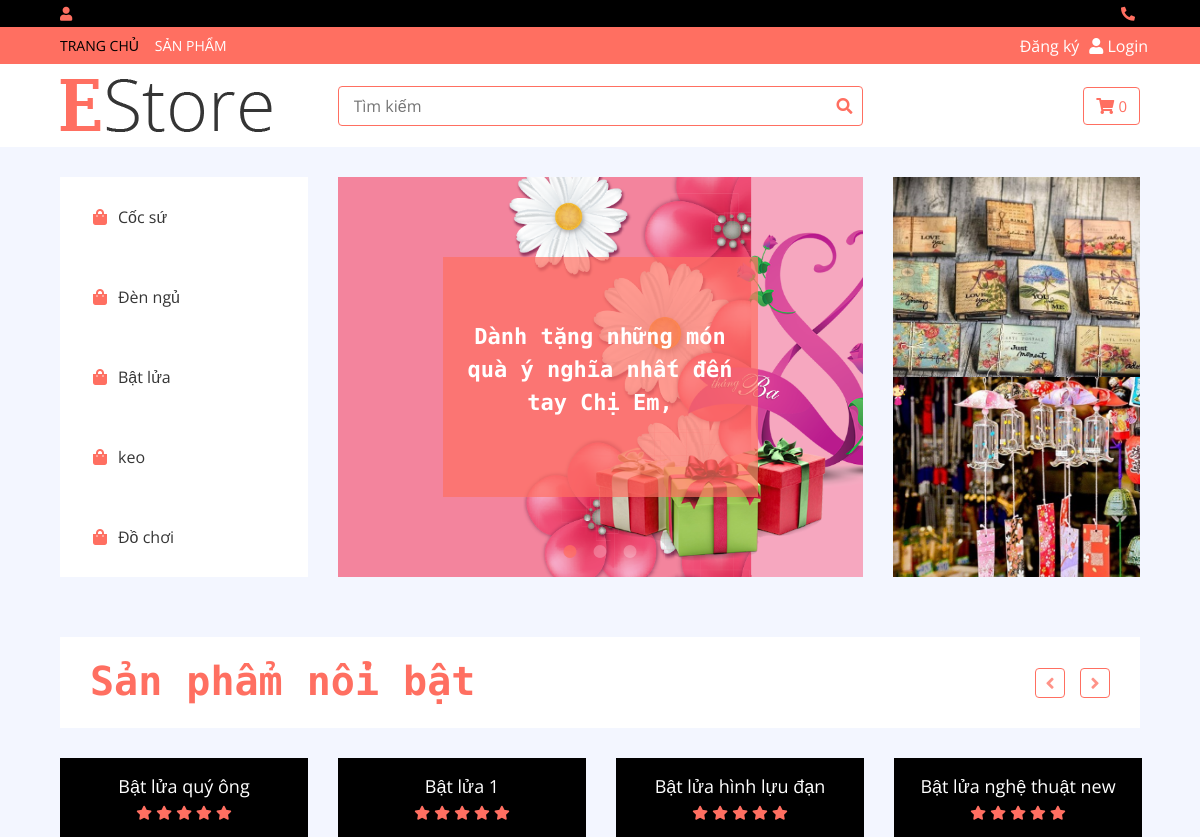
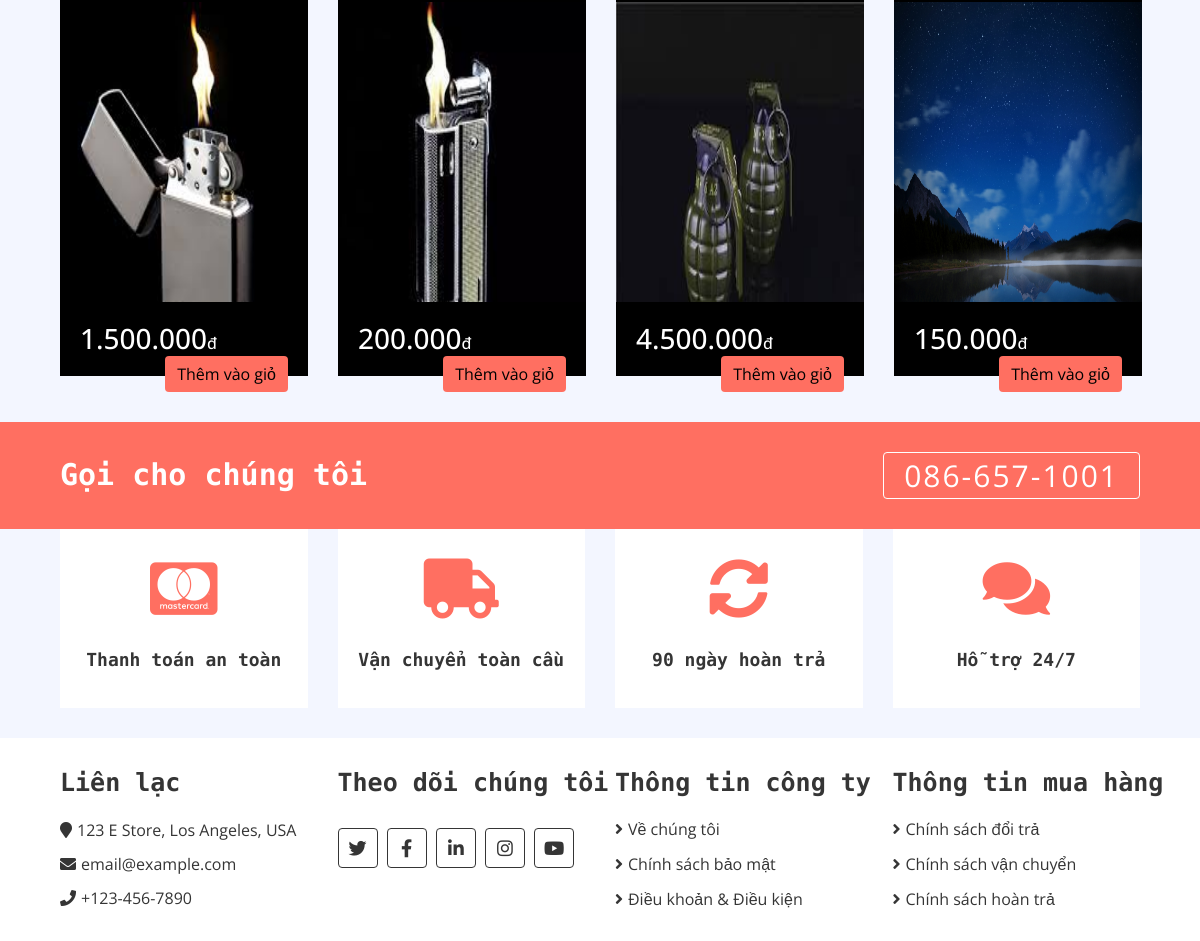
The page / on the database its author committed (2 pictures, top to bottom).
### tables this page shows
CREATE TABLE `loaisanpham` (
  `maLoai` int(11) NOT NULL,
  `tenLoai` varchar(100) NOT NULL
);

CREATE TABLE `sanpham` (
  `maSP` bigint(11) NOT NULL,
  `tenSP` varchar(100) NOT NULL,
  `image` varchar(100) NOT NULL,
  `giaBan` double NOT NULL,
  `quantity` int(11) DEFAULT NULL,
  `dvt` varchar(500) DEFAULT NULL,
  `maLoai` int(11) NOT NULL,
  `soldcount` int(11) DEFAULT NULL
);

### lib/session.php (called while the page is built, shortened)
<?php
class Session
{
   public static function get($key)
   {
      if (isset($_SESSION[$key])) {
         return $_SESSION[$key];
      } else {
         return false;
      }
   }
}

### classes/cart.php (called while the page is built, shortened)
<?php
$filepath = realpath(dirname(__FILE__));
include_once($filepath . '/../lib/database.php');
include_once($filepath . '/../lib/session.php');
include_once($filepath . '/../classes/sanpham.php');
?>
<?php
class cart
{
    private $db;
    public function __construct()
    {
        $this->db = new Database();
    }
    public function getTotalQtyByUserId()
    {
        $userId = Session::get('userId');
        $query = "SELECT SUM(quantity) as total FROM cart WHERE userId = '$userId' ";
        $mysqli_result = $this->db->select($query);
        if ($mysqli_result) {
            $result = mysqli_fetch_all($this->db->select($query), MYSQLI_ASSOC)[0];
            return $result;
        }
        return false;
    }
}
?>

### lib/database.php (called while the page is built, shortened)
<?php
Class Database{
   public $host   = "localhost";
   public $user   = "root";
   public $pass   = "";
   public $dbname = "Shopluuniem";
   public $link;
private function connectDB(){
   $this->link = new mysqli($this->host, $this->user, $this->pass,
    $this->dbname);
 }
public function select($query){
  $result = $this->link->query($query) or
   die($this->link->error.__LINE__);
  if($result->num_rows > 0){
    return $result;
  } else {
    return false;
  }
 }
}

### classes/loaisanpham.php (called while the page is built, shortened)
<?php
$filepath = realpath(dirname(__FILE__));
include_once($filepath . '/../lib/database.php');
include_once($filepath . '/../helpers/format.php');
?>
<?php
class loaisanpham
{
	private $db;
	public function __construct()
	{
		$this->db = new Database();
	}
	public function show_loaisanpham()
	{
		$query = "SELECT * FROM `loaisanpham`";
		$result = $this->db->select($query);
		return $result;
	}
}
?>

### classes/sanpham.php (called while the page is built, shortened)
<?php
$filepath = realpath(dirname(__FILE__));
include_once($filepath . '/../lib/database.php');
include_once($filepath . '/../helpers/format.php');
?>
<?php
class sanpham
{
	private $db;
	public function __construct()
	{
		$this->db = new Database();
	}
	public function Get_ProductNoibat()
	{
		$query = "SELECT * FROM sanpham LIMIT 5";
		$result = $this->db->select($query);
		return $result;
	}
}
?>

### helpers/format.php (called while the page is built, shortened)
<?php
class Format{
   public function format_currency($n=0){
    $n=(string)$n;
    $n=strrev($n);
    $res = '';
    for ($i=0; $i < strlen($n); $i++) {
        if ($i%3==0 && $i!=0) {
            $res.='.';
        }
        $res.=$n[$i];
    }
    $res=strrev($res);
    return $res;
    }
   }
?>

### index.php (the view, shortened to what this page needs)
<?php
   include "inc/header.php";
   ?>
<div class="header">
    <div class="container-fluid">
        <div class="row">
            <div class="col-md-3">
                <nav class="navbar bg-light">
                    <?php
                       $show = $loaisanpham->show_loaisanpham();
                       if ($show) {
                           while ($result = $show->fetch_assoc()) {
                       ?>
                            <ul class="navbar-nav">
                                <li class="nav-item"><a class="nav-link" href="product.php?maLoai=<?php echo $result['maLoai'] ?>,&tenLoai=<?php echo $result['tenLoai'] ?>"><i class="fa fa-shopping-bag"></i><?php echo $result['tenLoai']; ?></a></li>
                            </ul>
                    <?php
                           }
                       }
                       ?>
            </div>
            <div class="col-md-6">
                <div class="header-slider normal-slider">
                    <div class="header-slider-item">
                        <img height="400px" src="./admin/uploads/quoctephunu.png" alt="Slider Image" />
                        <div class="header-slider-caption">
                            <p>Dành tặng những món quà ý nghĩa nhất đến tay Chị Em,</p>
                        </div>
                    </div>
                </div>
            </div>
            <div class="col-md-3">
                <div class="header-img">
                    <div class="img-item">
                        <img src="./admin/uploads/img-doluuniem.jpg" />
                    </div>
                    <div class="img-item">
                        <img src="./admin/uploads/img-doluuniem2.png" />
                    </div>
                </div>
            </div>
        </div>
    </div>
</div>
           <div class="featured-product product">
           <div class="container-fluid">
               <div class="section-header">
                   <h1>Sản phẩm nổi bật</h1>
               </div>
               <div class="row align-items-center product-slider product-slider-4">
               <?php
               $get_ProductbyNoibat = $sanpham->Get_ProductNoibat();
               if ($get_ProductbyNoibat) {
                   while ($result = $get_ProductbyNoibat->fetch_assoc()) {
               ?>
                   <div class="col-lg-3">
                       <div class="product-item">
                           <div class="product-title">
                           <a href="details.php?tenSP=<?php echo $result['tenSP'] ?>"><?php echo $result['tenSP'] ?></a>
                               <div class="ratting">
                                   <i class="fa fa-star"></i>
                                   <i class="fa fa-star"></i>
                                   <i class="fa fa-star"></i>
                                   <i class="fa fa-star"></i>
                                   <i class="fa fa-star"></i>
                               </div>
                           </div>
                           <div class="product-image">
                               <a href="product-detail.html">
                               <img src="admin/uploads/<?php echo $result['image'] ?>" alt="Product Image">
                               </a>
                           </div>
                           <div class="product-price">
                           <h3><?php echo   $fm->format_currency($result['giaBan']) ?><span>đ</span></h3>
                                <a class="btn" href="add_cart.php?maSP=<?= $result['maSP'] ?>">Thêm vào giỏ</a>
                           </div>
                       </div>
                   </div>
                   <?php
                   }
               }
                   ?>
               </div>
           </div>
       </div>
        <div class="call-to-action">
           <div class="container-fluid">
               <div class="row align-items-center">
                   <div class="col-md-6">
                       <h1>Gọi cho chúng tôi</h1>
                   </div>
                   <div class="col-md-6">
                       <a href="">086-657-1001</a>
                   </div>
               </div>
           </div>
       </div>
<div class="feature">
    <div class="container-fluid">
        <div class="row align-items-center">
            <div class="col-lg-3 col-md-6 feature-col">
                <div class="feature-content">
                    <i class="fab fa-cc-mastercard"></i>
                    <h2>Thanh toán an toàn</h2>
                </div>
            </div>
            <div class="col-lg-3 col-md-6 feature-col">
                <div class="feature-content">
                    <i class="fa fa-truck"></i>
                    <h2>Vận chuyển toàn cầu</h2>
                </div>
            </div>
            <div class="col-lg-3 col-md-6 feature-col">
                <div class="feature-content">
                    <i class="fa fa-sync-alt"></i>
                    <h2>90 ngày hoàn trả</h2>
                </div>
            </div>
            <div class="col-lg-3 col-md-6 feature-col">
                <div class="feature-content">
                    <i class="fa fa-comments"></i>
                    <h2>Hỗ trợ 24/7</h2>
                </div>
            </div>
        </div>
    </div>
</div>
<?php
   include "inc/footer.php";
   ?>

### inc/header.php (shortened to what this page needs)
<?php
include 'lib/session.php';
include_once("lib/database.php");
include_once("helpers/format.php");
$fm = new format();
$loaisanpham = new loaisanpham();
$sanpham = new sanpham();
$ct = new cart();
$totalQty = $ct->getTotalQtyByUserId();
?>
<!DOCTYPE html>
<html lang="en">
<head>
    <link href="https://stackpath.bootstrapcdn.com/bootstrap/4.4.1/css/bootstrap.min.css" rel="stylesheet">
    <link href="https://cdnjs.cloudflare.com/ajax/libs/font-awesome/5.10.0/css/all.min.css" rel="stylesheet">
    <link href="lib/slick/slick.css" rel="stylesheet">
    <link href="lib/slick/slick-theme.css" rel="stylesheet">
    <link href="css/style.css" rel="stylesheet">
</head>
<body>
    <div class="top-bar">
        <div class="container-fluid">
            <div class="row">
                <div class="col-sm-6">
                    <i class="fa fa-user"></i>
                </div>
                <div class="col-sm-6">
                    <i class="fa fa-phone-alt"></i>
                </div>
            </div>
        </div>
    </div>
    <div class="nav">
        <div class="container-fluid">
            <nav class="navbar navbar-expand-md bg-dark navbar-dark">
                <div class="collapse navbar-collapse justify-content-between" id="navbarCollapse">
                    <div class="navbar-nav mr-auto">
                        <a href="./index.php" class="nav-item nav-link active">Trang chủ</a>
                        <a href="./product.php" class="nav-item nav-link">Sản phẩm</a>
                    </div>
                    <?php
                    $check = Session::get('customer_login');
                    if ($check == false) {
                    ?>
                        <div class="header__top__right__social">
                            <a class="a-nav dk" href="register.php"><i></i> Đăng ký</a>
                        </div><?php
                            }
                                ?>
                    <div class="header__top__right__auth">
                        <?php
                        $check = Session::get('customer_login');
                        if ($check == false) {
                            echo '<a class="a-nav" href="login.php"><i class="fa fa-user"></i> Login</a>';
                        } else {
                            echo '<a class="a-nav" href="logout.php"><i class="fa fa-user"></i>Logout</a></div>';
                        }
                        ?>
                    </div>
            </nav>
        </div>
    </div>
    <div class="bottom-bar">
        <div class="container-fluid">
            <div class="row align-items-center">
                <div class="col-md-3">
                    <div class="logo">
                        <a href="index.html">
                            <img src="img/logo.png" alt="Logo">
                        </a>
                    </div>
                </div>
                <div class="col-md-6">
                    <div class="search">
                        <form action="product.php" method="GET">
                            <input type="text" name="namepro" placeholder="Tìm kiếm">
                            <button><i class="fa fa-search"></i></button>
                        </form>
                    </div>
                </div>
                <div class="col-md-3">
                    <div class="user">
                        <a href="checkout.php" class="btn cart">
                            <i class="fa fa-shopping-cart"></i>
                            <span><?= ($totalQty['total']) ? $totalQty['total'] : "0" ?></span>
                        </a>
                    </div>
                </div>
            </div>
        </div>
    </div>

### inc/footer.php (shortened to what this page needs)
  <div class="footer">
            <div class="container-fluid">
                <div class="row">
                    <div class="col-lg-3 col-md-6">
                        <div class="footer-widget">
                            <h2>Liên lạc</h2>
                            <div class="contact-info">
                                <p><i class="fa fa-map-marker"></i>123 E Store, Los Angeles, USA</p>
                                <p><i class="fa fa-envelope"></i>email@example.com</p>
                                <p><i class="fa fa-phone"></i>+123-456-7890</p>
                            </div>
                        </div>
                    </div>
                    <div class="col-lg-3 col-md-6">
                        <div class="footer-widget">
                            <h2>Theo dõi chúng tôi</h2>
                            <div class="contact-info">
                                <div class="social">
                                    <a href=""><i class="fab fa-twitter"></i></a>
                                    <a href=""><i class="fab fa-facebook-f"></i></a>
                                    <a href=""><i class="fab fa-linkedin-in"></i></a>
                                    <a href=""><i class="fab fa-instagram"></i></a>
                                    <a href=""><i class="fab fa-youtube"></i></a>
                                </div>
                            </div>
                        </div>
                    </div>
                    <div class="col-lg-3 col-md-6">
                        <div class="footer-widget">
                            <h2>Thông tin công ty</h2>
                            <ul>
                                <li><a href="#">Về chúng tôi</a></li>
                                <li><a href="#">Chính sách bảo mật</a></li>
                                <li><a href="#">Điều khoản & Điều kiện</a></li>
                            </ul>
                        </div>
                    </div>
                    <div class="col-lg-3 col-md-6">
                        <div class="footer-widget">
                            <h2>Thông tin mua hàng</h2>
                            <ul>
                                <li><a href="#">Chính sách đổi trả</a></li>
                                <li><a href="#">Chính sách vận chuyển</a></li>
                                <li><a href="#">Chính sách hoàn trả</a></li>
                            </ul>
                        </div>
                    </div>
                </div>
            </div>
        </div>
    </body>
</html>

### inc/header.php (style rules this page uses)
.a-nav { color: white; }
.dk { margin-right: 10px; }

### index.php (style rules this page uses)
.product-image { height: 300px; }
.header-slider-item img { height: 400px; }

### rows shown on the page
loaisanpham: tenLoai "Cốc sứ"
loaisanpham: tenLoai "Đèn ngủ"
loaisanpham: tenLoai "Bật lửa"
loaisanpham: tenLoai "keo"
loaisanpham: tenLoai "Đồ chơi"
sanpham: tenSP "Bật lửa quý ông", image (picture), giaBan "1.500.000"
sanpham: tenSP "Bật lửa 1", image (picture), giaBan "200.000"
sanpham: tenSP "Bật lửa hình lựu đạn", image (picture), giaBan "4.500.000"
sanpham: tenSP "Bật lửa nghệ thuật new", image (picture), giaBan "150.000"
